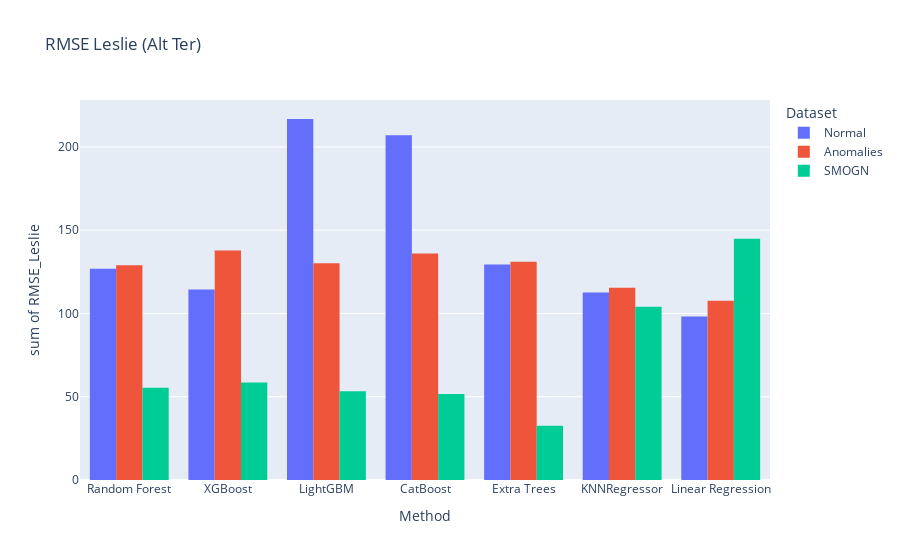

The code cell stored with this chart in its notebook:
### Markdown cell above
# Leslie (Alt Ter)

### Code cell
fig = px.histogram(plot, x="Method", y="RMSE_Leslie",
             color='Dataset', barmode='group', title='RMSE Leslie (Alt Ter)')
fig.show()

### Figure 1 — Plotly figure (JSON) as saved in the notebook; plotly's stock layout.template omitted (floating-point values rounded to 4 significant figures)
{"data": [{"alignmentgroup": "True", "bingroup": "x", "histfunc": "sum", "hovertemplate": "Dataset=Normal<br>Method=%{x}<br>sum of RMSE_Leslie=%{y}<extra></extra>", "legendgroup": "Normal", "marker": {"color": "#636efa", "pattern": {"shape": ""}}, "name": "Normal", "offsetgroup": "Normal", "orientation": "v", "showlegend": true, "type": "histogram", "x": ["Random Forest", "XGBoost", "LightGBM", "CatBoost", "Extra Trees", "KNNRegressor", "Linear Regression"], "xaxis": "x", "y": [126.9, 114.4, 216.8, 206.9, 129.4, 112.5, 98.19], "yaxis": "y"}, {"alignmentgroup": "True", "bingroup": "x", "histfunc": "sum", "hovertemplate": "Dataset=Anomalies<br>Method=%{x}<br>sum of RMSE_Leslie=%{y}<extra></extra>", "legendgroup": "Anomalies", "marker": {"color": "#EF553B", "pattern": {"shape": ""}}, "name": "Anomalies", "offsetgroup": "Anomalies", "orientation": "v", "showlegend": true, "type": "histogram", "x": ["Random Forest", "XGBoost", "LightGBM", "CatBoost", "Extra Trees", "KNNRegressor", "Linear Regression"], "xaxis": "x", "y": [129.0, 137.8, 130.2, 136.0, 131.0, 115.5, 107.7], "yaxis": "y"}, {"alignmentgroup": "True", "bingroup": "x", "histfunc": "sum", "hovertemplate": "Dataset=SMOGN<br>Method=%{x}<br>sum of RMSE_Leslie=%{y}<extra></extra>", "legendgroup": "SMOGN", "marker": {"color": "#00cc96", "pattern": {"shape": ""}}, "name": "SMOGN", "offsetgroup": "SMOGN", "orientation": "v", "showlegend": true, "type": "histogram", "x": ["Random Forest", "XGBoost", "LightGBM", "CatBoost", "Extra Trees", "KNNRegressor", "Linear Regression"], "xaxis": "x", "y": [55.33, 58.61, 53.31, 51.58, 32.52, 104.1, 144.8], "yaxis": "y"}], "layout": {"barmode": "group", "legend": {"title": {"text": "Dataset"}, "tracegroupgap": 0}, "title": {"text": "RMSE Leslie (Alt Ter)"}, "xaxis": {"anchor": "y", "domain": [0, 1], "title": {"text": "Method"}}, "yaxis": {"anchor": "x", "domain": [0, 1], "title": {"text": "sum of RMSE_Leslie"}}}}
